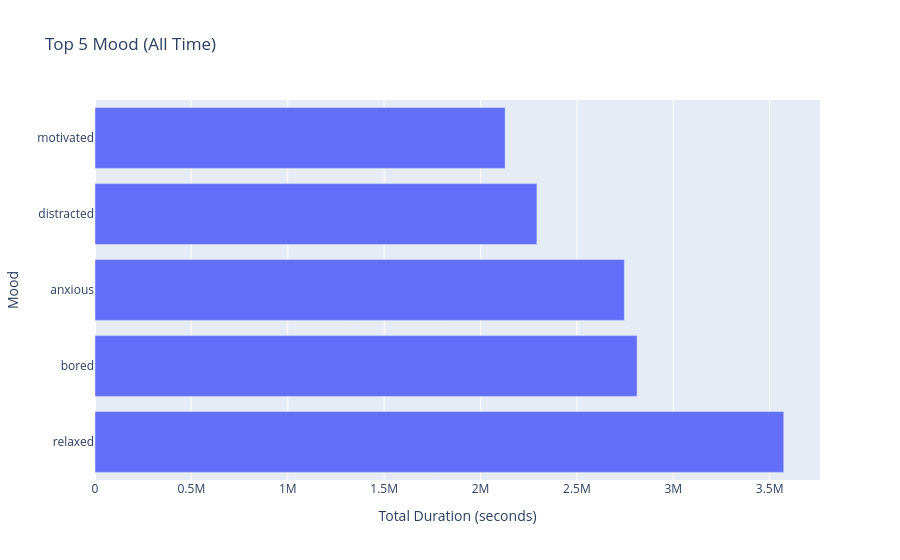
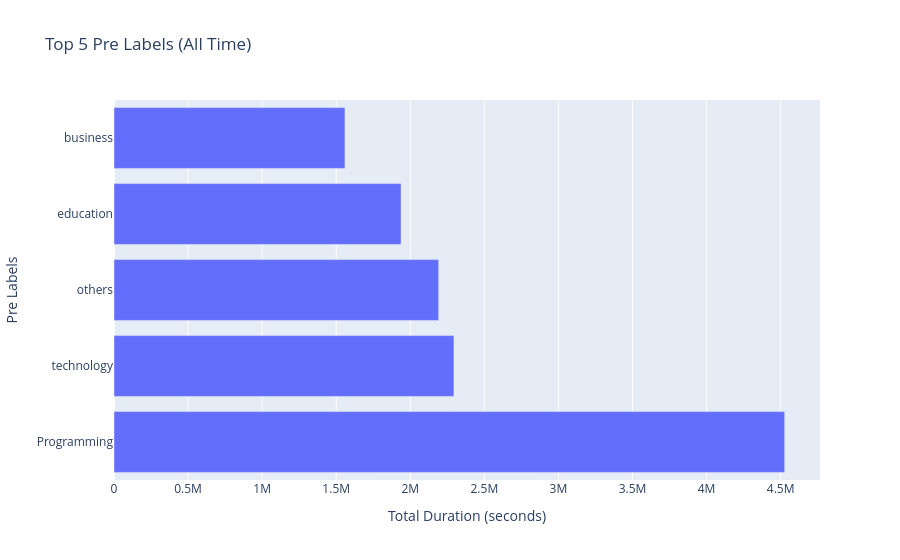
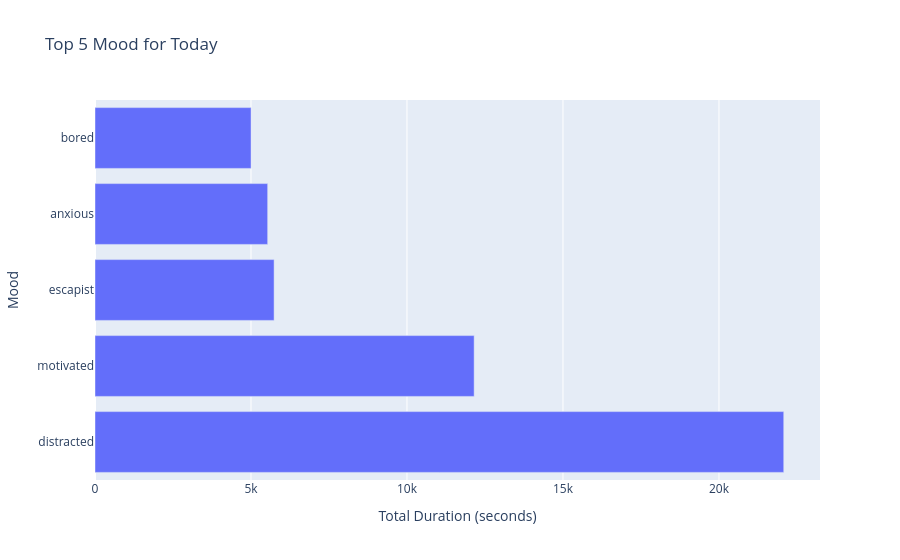
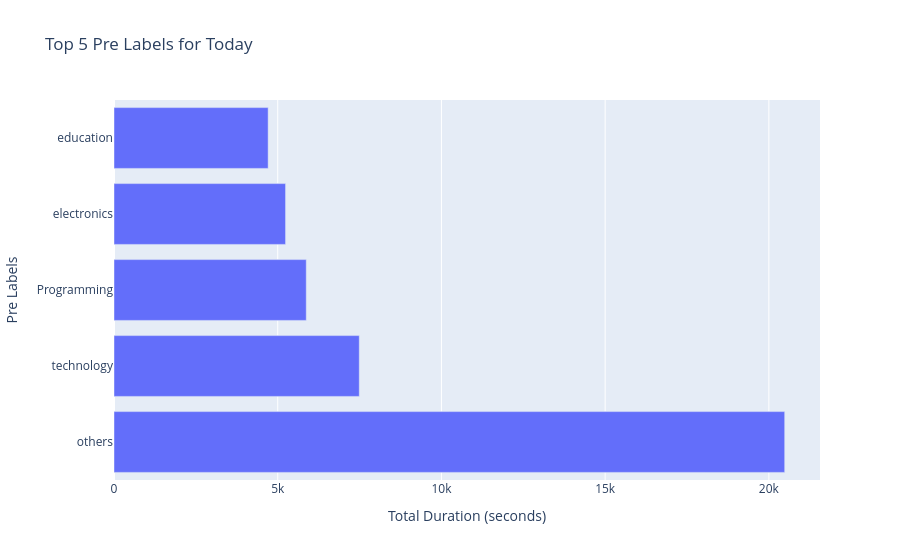

Notebook code cell kept with these figures, in order:
### Markdown cell above
## 2. Top Moods/Activities for a Given Period (Bar Chart)

### Code cell
conn = sqlite3.connect('data.db')
df = pd.read_sql_query('SELECT visit_datetime, mood, pre_labels, visit_duration_sec FROM visits', conn)
conn.close()

df['visit_datetime'] = pd.to_datetime(df['visit_datetime'])

def get_top_data(dataframe, column, time_filter=None):
    filtered_df = dataframe.copy()
    if time_filter == 'today':
        filtered_df = filtered_df[filtered_df['visit_datetime'].dt.date == pd.to_datetime('today').date()]
    elif time_filter == 'this_month':
        filtered_df = filtered_df[filtered_df['visit_datetime'].dt.to_period('M') == pd.to_datetime('today').to_period('M')]
    elif time_filter == 'this_year':
        filtered_df = filtered_df[filtered_df['visit_datetime'].dt.year == pd.to_datetime('today').year]
    
    if not filtered_df.empty:
        top_data = filtered_df.groupby(column)['visit_duration_sec'].sum().nlargest(5).reset_index()
        return top_data
    return pd.DataFrame(columns=[column, 'visit_duration_sec'])

time_periods = [None, 'today', 'this_month', 'this_year']
columns_to_analyze = ['mood', 'pre_labels']

for period in time_periods:
    for col in columns_to_analyze:
        top_data = get_top_data(df, col, period)
        if not top_data.empty:
            title_suffix = f' for {period.replace("_", " ").title()}' if period else ' (All Time)'
            fig = px.bar(top_data, x='visit_duration_sec', y=col, orientation='h',
                         title=f'Top 5 {col.replace("_", " ").title()}{title_suffix}',
                         labels={'visit_duration_sec': 'Total Duration (seconds)', col: col.replace("_", " ").title()})
            fig.show()
        else:
            print(f"No data for Top 5 {col.replace('_', ' ').title()}{' for ' + period.replace('_', ' ').title() if period else ' (All Time)'}")

### Figure 1 — Plotly figure (JSON) as saved in the notebook; plotly's stock layout.template omitted (floating-point values rounded to 4 significant figures)
{"data": [{"hovertemplate": "Total Duration (seconds)=%{x}<br>Mood=%{y}<extra></extra>", "legendgroup": "", "marker": {"color": "#636efa", "pattern": {"shape": ""}}, "name": "", "orientation": "h", "showlegend": false, "textposition": "auto", "type": "bar", "x": [3573000.0, 2812000.0, 2746000.0, 2293000.0, 2128000.0], "xaxis": "x", "y": ["relaxed", "bored", "anxious", "distracted", "motivated"], "yaxis": "y"}], "layout": {"barmode": "relative", "legend": {"tracegroupgap": 0}, "title": {"text": "Top 5 Mood (All Time)"}, "xaxis": {"anchor": "y", "domain": [0, 1], "title": {"text": "Total Duration (seconds)"}}, "yaxis": {"anchor": "x", "domain": [0, 1], "title": {"text": "Mood"}}}}

### Figure 2 — Plotly figure (JSON) as saved in the notebook; plotly's stock layout.template omitted (floating-point values rounded to 4 significant figures)
{"data": [{"hovertemplate": "Total Duration (seconds)=%{x}<br>Pre Labels=%{y}<extra></extra>", "legendgroup": "", "marker": {"color": "#636efa", "pattern": {"shape": ""}}, "name": "", "orientation": "h", "showlegend": false, "textposition": "auto", "type": "bar", "x": [4527000.0, 2295000.0, 2191000.0, 1938000.0, 1559000.0], "xaxis": "x", "y": ["Programming", "technology", "others", "education", "business"], "yaxis": "y"}], "layout": {"barmode": "relative", "legend": {"tracegroupgap": 0}, "title": {"text": "Top 5 Pre Labels (All Time)"}, "xaxis": {"anchor": "y", "domain": [0, 1], "title": {"text": "Total Duration (seconds)"}}, "yaxis": {"anchor": "x", "domain": [0, 1], "title": {"text": "Pre Labels"}}}}

### Figure 3 — Plotly figure (JSON) as saved in the notebook; plotly's stock layout.template omitted (floating-point values rounded to 4 significant figures)
{"data": [{"hovertemplate": "Total Duration (seconds)=%{x}<br>Mood=%{y}<extra></extra>", "legendgroup": "", "marker": {"color": "#636efa", "pattern": {"shape": ""}}, "name": "", "orientation": "h", "showlegend": false, "textposition": "auto", "type": "bar", "x": [22080.0, 12150.0, 5741.0, 5535.0, 5003.0], "xaxis": "x", "y": ["distracted", "motivated", "escapist", "anxious", "bored"], "yaxis": "y"}], "layout": {"barmode": "relative", "legend": {"tracegroupgap": 0}, "title": {"text": "Top 5 Mood for Today"}, "xaxis": {"anchor": "y", "domain": [0, 1], "title": {"text": "Total Duration (seconds)"}}, "yaxis": {"anchor": "x", "domain": [0, 1], "title": {"text": "Mood"}}}}

### Figure 4 — Plotly figure (JSON) as saved in the notebook; plotly's stock layout.template omitted (floating-point values rounded to 4 significant figures)
{"data": [{"hovertemplate": "Total Duration (seconds)=%{x}<br>Pre Labels=%{y}<extra></extra>", "legendgroup": "", "marker": {"color": "#636efa", "pattern": {"shape": ""}}, "name": "", "orientation": "h", "showlegend": false, "textposition": "auto", "type": "bar", "x": [20480.0, 7491.0, 5872.0, 5240.0, 4708.0], "xaxis": "x", "y": ["others", "technology", "Programming", "electronics", "education"], "yaxis": "y"}], "layout": {"barmode": "relative", "legend": {"tracegroupgap": 0}, "title": {"text": "Top 5 Pre Labels for Today"}, "xaxis": {"anchor": "y", "domain": [0, 1], "title": {"text": "Total Duration (seconds)"}}, "yaxis": {"anchor": "x", "domain": [0, 1], "title": {"text": "Pre Labels"}}}}
